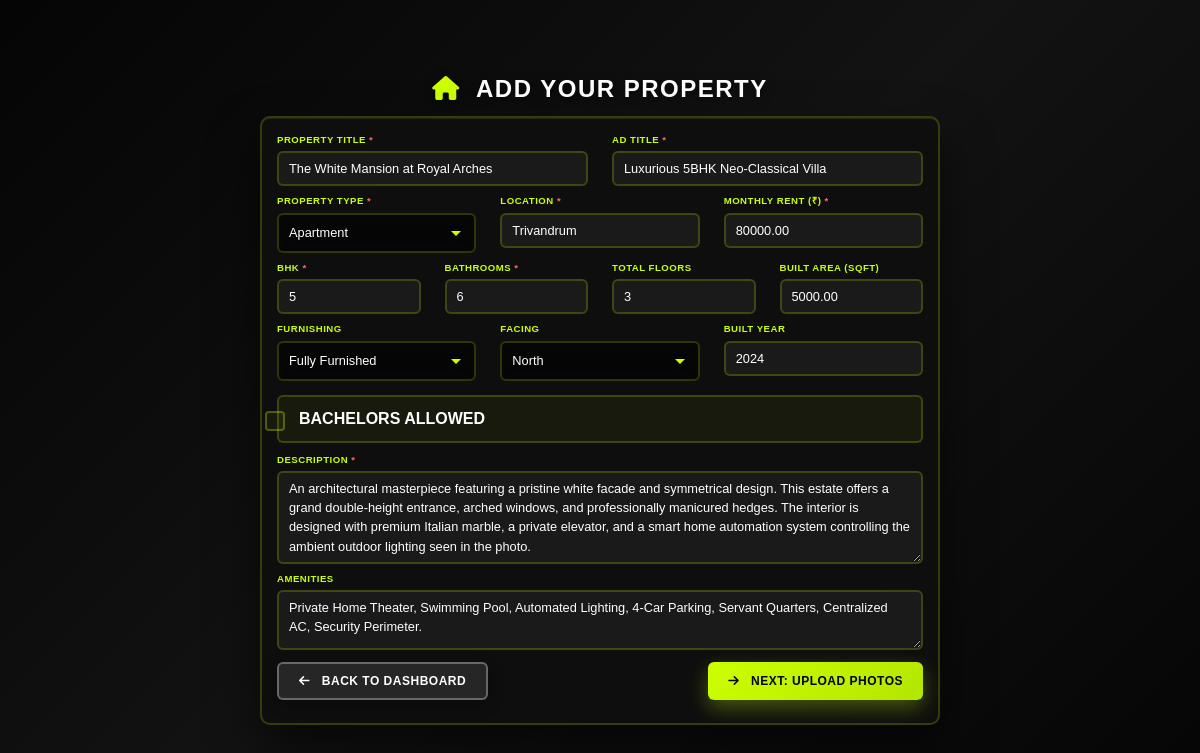
The page /edit-property/1/ (signed in) on the database its author committed.
### core/models.py (models this page shows, shortened)
class Property(models.Model):
    class Status(models.TextChoices):
        PENDING_APPROVAL = "PENDING", "Pending Approval"
        AVAILABLE = "AVAILABLE", "Available"
        RENTED = "RENTED", "Rented"
        MAINTENANCE = "MAINTENANCE", "Maintenance"
        REJECTED = "REJECTED", "Rejected"
    class PropertyType(models.TextChoices):
        APARTMENT = "Apartment", "Apartment"
        VILLA = "Villa", "Villa"
        INDEPENDENT_HOUSE = "Independent House", "Independent House"
        FLAT = "Flat", "Flat"
        DUPLEX = "Duplex", "Duplex"
        PENTHOUSE = "Penthouse", "Penthouse"
        STUDIO = "Studio", "Studio"
        OTHER = "Other", "Other"
    class Furnishing(models.TextChoices):
        UNFURNISHED = "UNFURNISHED", "Unfurnished"
        SEMI_FURNISHED = "SEMI_FURNISHED", "Semi-Furnished"
        FULLY_FURNISHED = "FULLY_FURNISHED", "Fully Furnished"
    class Facing(models.TextChoices):
        NORTH = "NORTH", "North"
        SOUTH = "SOUTH", "South"
        EAST = "EAST", "East"
        WEST = "WEST", "West"
        NORTHEAST = "NORTHEAST", "North-East"
        NORTHWEST = "NORTHWEST", "North-West"
        SOUTHEAST = "SOUTHEAST", "South-East"
        SOUTHWEST = "SOUTHWEST", "South-West"
    owner = models.ForeignKey(User, on_delete=models.CASCADE, related_name='properties')
    title = models.CharField(max_length=255)
    ad_title = models.CharField(max_length=255, blank=True, null=True, help_text="Short ad title")
    description = models.TextField()
    price = models.DecimalField(max_digits=10, decimal_places=2)
    location = models.CharField(max_length=255)
    latitude = models.DecimalField(max_digits=9, decimal_places=6, blank=True, null=True, help_text="Latitude coordinate (optional)")
    longitude = models.DecimalField(max_digits=9, decimal_places=6, blank=True, null=True, help_text="Longitude coordinate (optional)")
    property_type = models.CharField(max_length=100, choices=PropertyType.choices, default=PropertyType.APARTMENT)
    bhk = models.IntegerField(default=1, help_text="Number of BHKs (Bedrooms)")
    bathrooms = models.IntegerField(default=1, help_text="Number of bathrooms")
    furnishing = models.CharField(max_length=50, choices=Furnishing.choices, default=Furnishing.SEMI_FURNISHED)
    super_built_area = models.DecimalField(max_digits=10, decimal_places=2, default=0, help_text="Super built area in sqft")
    bachelors_allowed = models.BooleanField(default=True, help_text="Are bachelors allowed?")
    total_floors = models.IntegerField(default=1, help_text="Total floors in the building")
    facing = models.CharField(max_length=50, choices=Facing.choices, default=Facing.NORTH)
    built_year = models.IntegerField(blank=True, null=True, help_text="Year the property was built")
    amenities = models.TextField(help_text="Comma-separated list of amenities", blank=True)
    status = models.CharField(max_length=50, choices=Status.choices, default=Status.PENDING_APPROVAL)
    rejection_reason = models.TextField(blank=True, null=True, help_text="Reason for rejection by admin")
    is_paid = models.BooleanField(default=False)
    plan_type = models.CharField(max_length=20, choices=[
        ('basic', 'Basic Plan'),
        ('standard', 'Standard Plan'),
        ('premium', 'Premium Plan')
    ], default='basic', help_text="Selected plan type")
    plan_expiry_date = models.DateTimeField(blank=True, null=True, help_text="Date when the plan expires")
    views_count = models.IntegerField(default=0, help_text="Number of times this property has been viewed")
    created_at = models.DateTimeField(auto_now_add=True)
    updated_at = models.DateTimeField(auto_now=True)
    class Meta:
        verbose_name_plural = "Properties"

### core/views.py (the view)
# urls.py: path('edit-property/<int:id>/', views.edit_property_view, name='edit_property'),
@login_required
def edit_property_view(request, id):
    property_obj = get_object_or_404(Property, id=id, owner=request.user)
    is_relisting = request.session.get('relist_property_id') == property_obj.id
    if request.method == 'POST':
        form = PropertyForm(request.POST, request.FILES, instance=property_obj)
        if form.is_valid():
            form.save()
            if is_relisting:
                messages.success(request, "Property details updated. Continue to photos.")
            else:
                messages.success(request, "Property details updated. Continue to photos.")
            return redirect('add_photos', id=property_obj.id)
    else:
        form = PropertyForm(instance=property_obj)
        if is_relisting:
            messages.info(request, "Re-listing: Review and update your property details if needed.")
    context = {
        'form': form,
        'is_relisting': is_relisting,
        'property': property_obj
    }
    return render(request, 'core/add_property.html', context)

### core/templates/core/add_property.html (shortened to what this page needs)
{% load static %}
<!DOCTYPE html>
<html lang="en">
<head>
    <link href="https://cdn.jsdelivr.net/npm/bootstrap@5.3.0/dist/css/bootstrap.min.css" rel="stylesheet">
    <link href="https://cdnjs.cloudflare.com/ajax/libs/font-awesome/6.4.0/css/all.min.css" rel="stylesheet">
    <link rel="stylesheet" href="{% static 'core/css/add_property.css' %}?v=3">
</head>
<body>
    <div class="container container-main">
        <div class="row">
            <div class="col-md-12">
                <h2 class="form-title">
                    <i class="fas fa-home me-2"></i> Add Your Property
                </h2>
            </div>
        </div>
        <form method="POST" enctype="multipart/form-data" novalidate>
            <div class="row mb-2">
                <div class="col-md-6">
                    <label for="{{ form.title.id_for_label }}" class="form-label">
                        Property Title <span style="color: #ff6b6b;">*</span>
                    </label>
                    {{ form.title }}
                </div>
                <div class="col-md-6">
                    <label for="{{ form.ad_title.id_for_label }}" class="form-label">
                        Ad Title <span style="color: #ff6b6b;">*</span>
                    </label>
                    {{ form.ad_title }}
                </div>
            </div>
            <div class="row mb-2">
                <div class="col-md-4">
                    <label for="{{ form.property_type.id_for_label }}" class="form-label">
                        Property Type <span style="color: #ff6b6b;">*</span>
                    </label>
                    {{ form.property_type }}
                </div>
                <div class="col-md-4">
                    <label for="{{ form.location.id_for_label }}" class="form-label">
                        Location <span style="color: #ff6b6b;">*</span>
                    </label>
                    {{ form.location }}
                </div>
                <div class="col-md-4">
                    <label for="{{ form.price.id_for_label }}" class="form-label">
                        Monthly Rent (₹) <span style="color: #ff6b6b;">*</span>
                    </label>
                    {{ form.price }}
                </div>
            </div>
            <div class="row mb-2">
                <div class="col-md-3">
                    <label for="{{ form.bhk.id_for_label }}" class="form-label">
                        BHK <span style="color: #ff6b6b;">*</span>
                    </label>
                    {{ form.bhk }}
                </div>
                <div class="col-md-3">
                    <label for="{{ form.bathrooms.id_for_label }}" class="form-label">
                        Bathrooms <span style="color: #ff6b6b;">*</span>
                    </label>
                    {{ form.bathrooms }}
                </div>
                <div class="col-md-3">
                    <label for="{{ form.total_floors.id_for_label }}" class="form-label">
                        Total Floors
                    </label>
                    {{ form.total_floors }}
                </div>
                <div class="col-md-3">
                    <label for="{{ form.super_built_area.id_for_label }}" class="form-label">
                        Built Area (sqft)
                    </label>
                    {{ form.super_built_area }}
                </div>
            </div>
            <div class="row mb-2">
                <div class="col-md-4">
                    <label for="{{ form.furnishing.id_for_label }}" class="form-label">
                        Furnishing
                    </label>
                    {{ form.furnishing }}
                </div>
                <div class="col-md-4">
                    <label for="{{ form.facing.id_for_label }}" class="form-label">
                        Facing
                    </label>
                    {{ form.facing }}
                </div>
                <div class="col-md-4">
                    <label for="{{ form.built_year.id_for_label }}" class="form-label">
                        Built Year
                    </label>
                    {{ form.built_year }}
                </div>
            </div>
            <div class="row mb-2">
                <div class="col-md-12">
                    <div class="form-check">
                        {{ form.bachelors_allowed }}
                        <label class="form-check-label" for="{{ form.bachelors_allowed.id_for_label }}">
                            Bachelors Allowed
                        </label>
                    </div>
                </div>
            </div>
            <div class="row mb-2">
                <div class="col-md-12">
                    <label for="{{ form.description.id_for_label }}" class="form-label">
                        Description <span style="color: #ff6b6b;">*</span>
                    </label>
                    {{ form.description }}
                </div>
            </div>
            <div class="row mb-3">
                <div class="col-md-12">
                    <label for="{{ form.amenities.id_for_label }}" class="form-label">
                        Amenities
                    </label>
                    {{ form.amenities }}
                </div>
            </div>
            <div class="row mb-2">
                <div class="col-md-12">
                    <div class="d-flex justify-content-between">
                        <a href="{% url 'dashboard' %}" class="btn btn-secondary">
                            <i class="fas fa-arrow-left me-2"></i> Back to Dashboard
                        </a>
                        <button type="submit" class="btn btn-primary">
                            <i class="fas fa-arrow-right me-2"></i> Next: Upload Photos
                        </button>
                    </div>
                </div>
            </div>
        </form>
    </div>
</body>
</html>

### core/static/core/css/add_property.css (style rules this page uses)
:root { --bg-core: #0a0a0a; --acid-green: #CCFF00; --white: #ffffff; --border-color: rgba(255, 255, 255, 0.15); --glass-bg: rgba(20, 20, 20, 0.85); }
body { background-color: var(--bg-core); color: var(--white); font-family: 'Space Grotesk', sans-serif; min-height: 100vh; display: flex; align-items: center; justify-content: center; padding: 0.5rem 0; margin: 0; background: radial-gradient(circle at 10% 20%, #1a1a1a 0%, #0a0a0a 90%); }
body::before { content: ""; position: fixed; top: 0; left: 0; width: 100%; height: 100%; background: linear-gradient(135deg, rgba(0,0,0,0.4) 0%, rgba(0,0,0,0.3) 100%), url('https://images.unsplash.com/photo-1493857671505-72967e2e2760?q=80&w=2070&auto=format&fit=crop'); background-size: cover; background-position: center; background-attachment: fixed; background-color: #1a1a1a; z-index: -2; animation: fadeIn 1s ease-in; }
body::after { content: ""; position: fixed; top: 0; left: 0; width: 100%; height: 100%; background: linear-gradient(135deg, rgba(0, 0, 0, 0.7) 0%, rgba(20, 20, 20, 0.6) 50%, rgba(0, 0, 0, 0.7) 100%); z-index: -1; pointer-events: none; animation: fadeIn 1.5s ease-in; }
h2 { font-family: 'Anton', sans-serif; text-transform: uppercase; font-size: 1.4rem; margin-bottom: 0.1rem; letter-spacing: 1.5px; animation: slideInUp 0.8s ease-out 0.1s both; }
.form-label { text-transform: uppercase; font-weight: 700; font-size: 0.6rem; letter-spacing: 0.5px; color: var(--acid-green); display: block; margin-bottom: 4px; transition: all 0.3s ease; }
.form-control { background: rgba(0, 0, 0, 0.4); border: 2px solid var(--border-color); color: white; padding: 6px 10px; border-radius: 6px; font-weight: 500; transition: all 0.3s ease; font-size: 0.8rem; }
select.form-control { cursor: pointer; appearance: none; background-repeat: no-repeat; background-position: right 0.75rem center; background-size: 12px; padding-right: 2.5rem; }
select.form-control option { background-color: #1a1a1a; color: #ffffff; padding: 10px; font-weight: 500; }
select.form-control option:checked { background-color: rgba(204, 255, 0, 0.3); color: #CCFF00; }
textarea.form-control { resize: vertical; }
.mb-3 { margin-bottom: 10px !important; }

### rows shown on the page
Property: title "The White Mansion at Royal Arches", ad_title "Luxurious 5BHK Neo-Classical Villa", property_type "Apartment", location "Trivandrum", price "80000.00", bhk "5", bathrooms "6", total_floors "3", super_built_area "5000.00", furnishing "Fully Furnished", facing "North", built_year "2024", description "An architectural masterpiece featuring a pristine white facade and symmetrical design. This estate offers a grand double-height entrance, arched windows, and professionally manicured hedges. The interior is designed with premium Italian marble, a private elevator, and a smart home automation system controlling the ambient outdoor lighting seen in the photo.", amenities "Private Home Theater, Swimming Pool, Automated Lighting, 4-Car Parking, Servant Quarters, Centralized AC, Security Perimeter."
